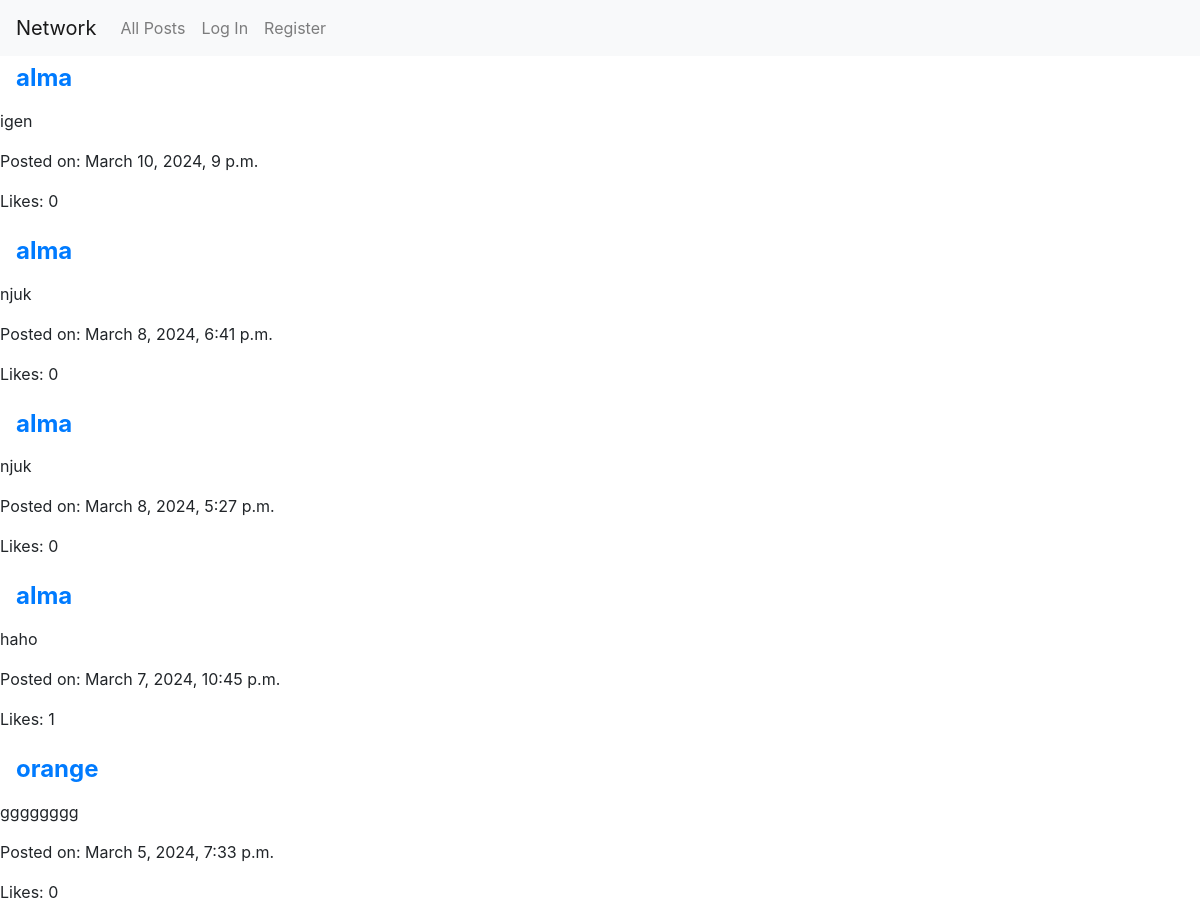
Before: / (upper part) with the older database file.
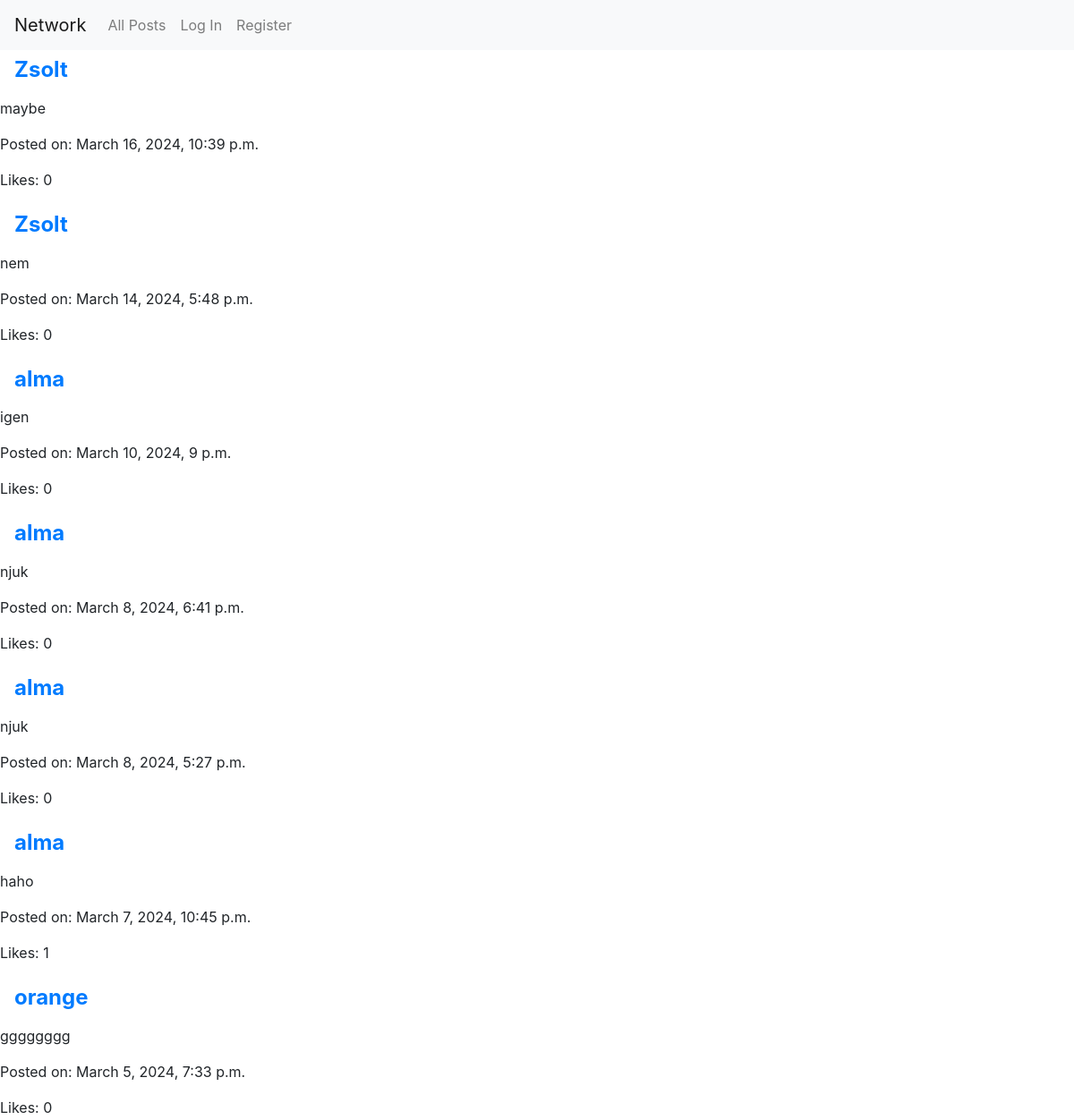
After: the same page with the newer database file.
### network/models.py (models this page shows, shortened)
class Post(models.Model):
    user = models.ForeignKey(User, on_delete=models.CASCADE)
    content = models.TextField()
    created_at = models.DateTimeField(auto_now_add=True)
    @property
    def like_count(self):
        return self.like_set.count()

class User(AbstractUser):
    pass

### network/views.py (the view)
# urls.py: path("", views.index, name="index"),
def index(request):
    create_post(request)
    posts = Post.objects.all().order_by("-created_at")
    for post in posts:
        post.is_liked = False
        if request.user.is_authenticated:
            post.is_liked = post.is_liked_by_user(request.user)
    return render(request, "network/index.html", {
        "newPostForm": NewPostForm(),
        "posts": posts
    })

### network/views.py (called while the page is built)
def create_post(request):
    if request.method == "POST":
        form = NewPostForm(request.POST)
        if form.is_valid():
            post = Post(
                user=request.user,
                content=form.cleaned_data["newPost"])
            post.save()
            return HttpResponseRedirect(reverse('index'))

### network/templates/network/index.html (shortened to what this page needs)
{% extends "network/layout.html" %}
{% block body %}
    {% include "network/like.html" %}
{% endblock %}

### network/templates/network/like.html (shortened to what this page needs)
{% for post in posts %}
<div>
    <h4><a class="nav-link" href="{% url 'profile' username=post.user.username %}"><strong>{{ post.user.username }}</strong></a></h4>
    <p>{{ post.content }}</p>
    <p>Posted on: {{ post.created_at }}</p>
    <p id="like-count-{{post.id}}">Likes: {{ post.like_count }}</p>
</div>
{% endfor %}

Changed rows visible on the page:
added Post: user.username "Zsolt", content "maybe", created_at "March 16, 2024, 10:39 p.m.", like_count "0"
added Post: user.username "Zsolt", content "nem", created_at "March 14, 2024, 5:48 p.m.", like_count "0"
